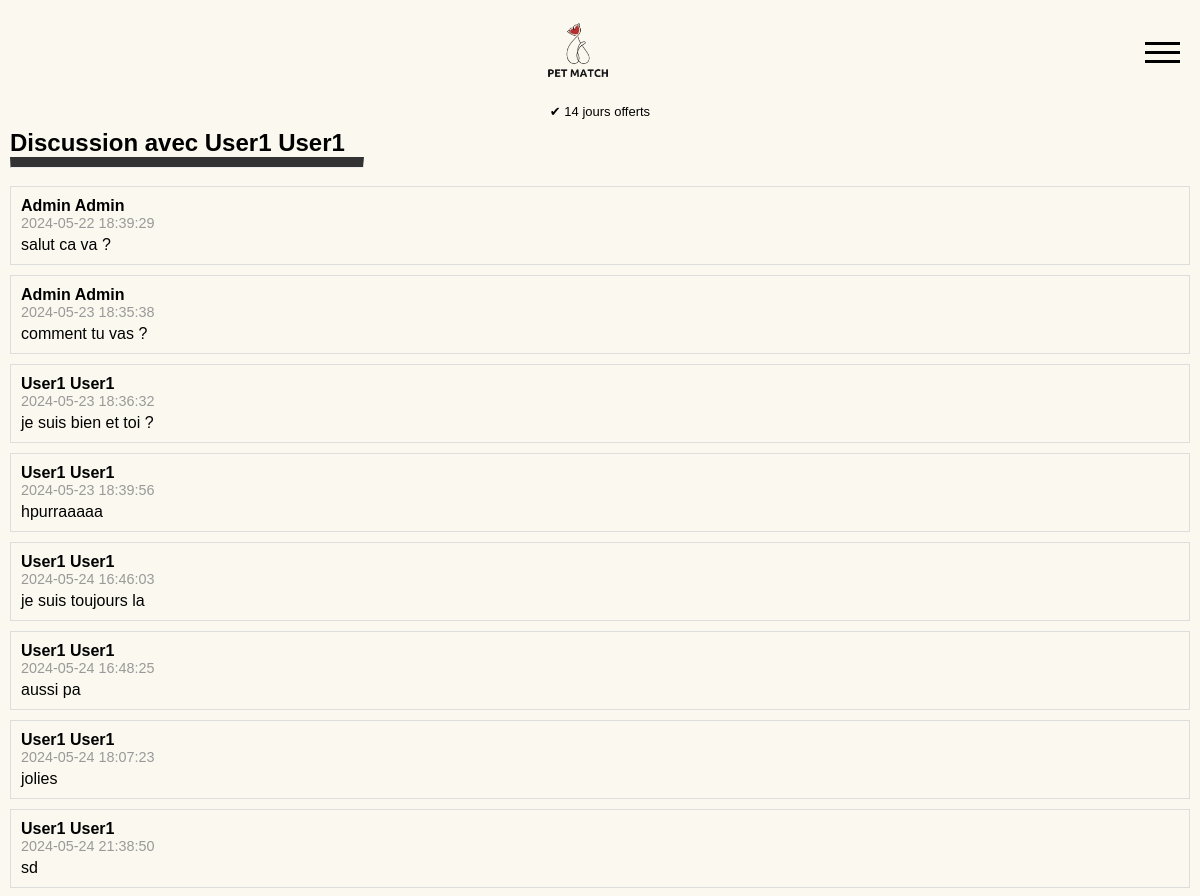
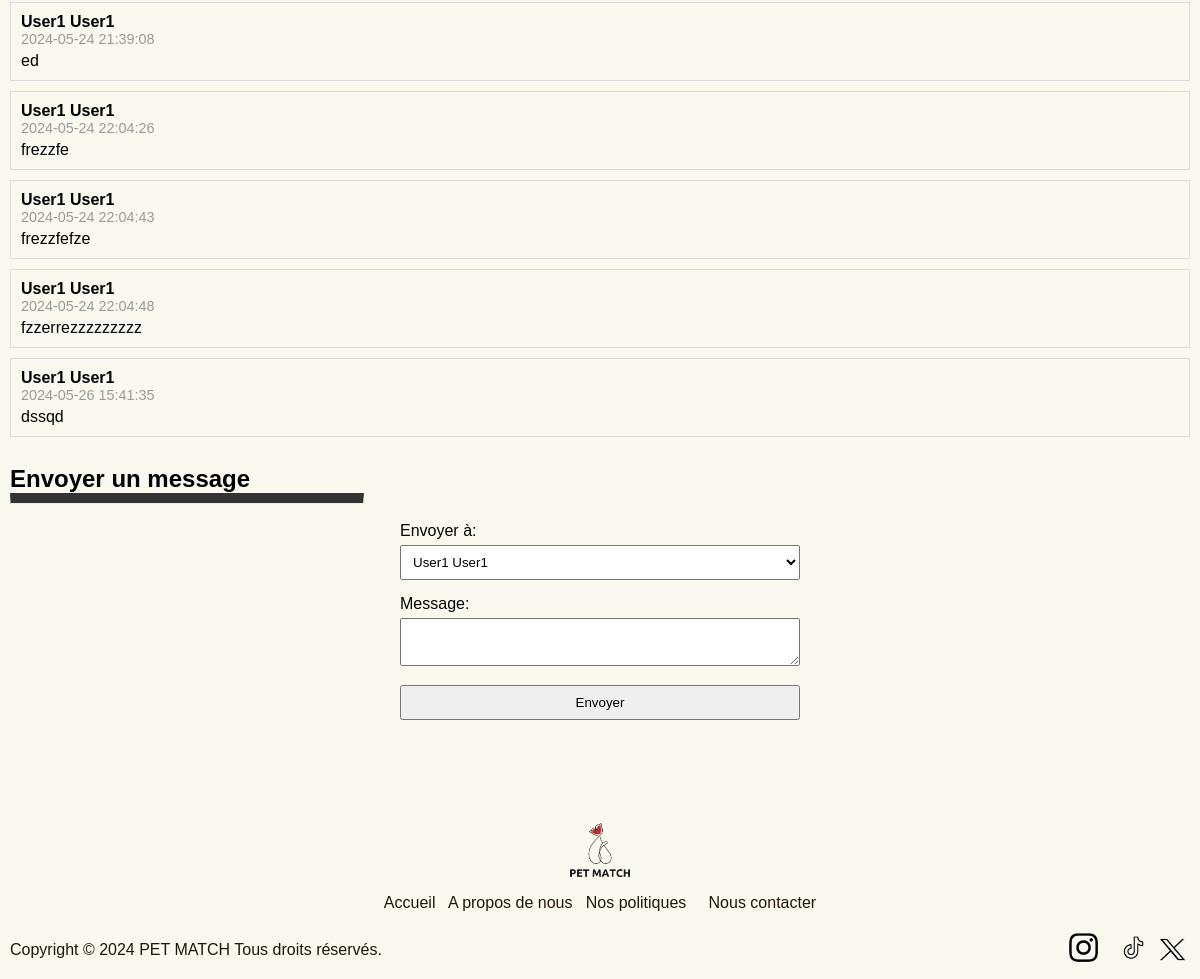
Page /feature/send_message.php?message_to_user_id=2 (signed in) on the committed database (2 pictures, top to bottom).
### tables this page shows
CREATE TABLE user (
    id INTEGER PRIMARY KEY AUTOINCREMENT,
    gender TEXT NOT NULL,
    firstname TEXT NOT NULL,
    lastname TEXT NOT NULL,
    email TEXT NOT NULL UNIQUE,
    password TEXT NOT NULL,
    phone TEXT NOT NULL,
    city TEXT NOT NULL,
    birthday TEXT NOT NULL,
    orientation TEXT NOT NULL,
    bio TEXT,
    is_admin INTEGER NOT NULL DEFAULT 0,
    blocked INTEGER NOT NULL DEFAULT 0,
    created_at TIMESTAMP DEFAULT CURRENT_TIMESTAMP,
    subscription TEXT,
    dog_breed TEXT NOT NULL
, "photo" TEXT);

CREATE TABLE messages (
    id INTEGER PRIMARY KEY AUTOINCREMENT,
    sender_id INTEGER NOT NULL,
    receiver_id INTEGER NOT NULL,
    content TEXT NOT NULL,
    sent_at TIMESTAMP DEFAULT CURRENT_TIMESTAMP,
    FOREIGN KEY (sender_id) REFERENCES user(id),
    FOREIGN KEY (receiver_id) REFERENCES user(id)
);

### feature/send_message.php (the view, shortened to what this page needs)
<?php include '../template/header.php'; ?>
<?php
$pdo = new PDO('sqlite:../DB/my_database.db');
$pdo->setAttribute(PDO::ATTR_ERRMODE, PDO::ERRMODE_EXCEPTION);
$user_id = $_SESSION['user_id'];
if (isset($_GET['message_to_user_id'])) {
    $receiver_id = $_GET['message_to_user_id'];
    $stmt = $pdo->prepare("SELECT * FROM user WHERE id = :id");
    $stmt->execute(['id' => $receiver_id]);
    $receiver = $stmt->fetch(PDO::FETCH_ASSOC);
    $sql = "SELECT m.*, u.firstname, u.lastname
            FROM messages m
            JOIN user u ON m.sender_id = u.id
            WHERE (m.sender_id = :user_id AND m.receiver_id = :receiver_id)
               OR (m.sender_id = :receiver_id AND m.receiver_id = :user_id)
            ORDER BY m.sent_at ASC";
    $stmt = $pdo->prepare($sql);
    $stmt->execute([
        'user_id' => $user_id,
        'receiver_id' => $receiver_id
    ]);
    $messages = $stmt->fetchAll(PDO::FETCH_ASSOC);
}
?>
<link rel="stylesheet" type="text/css" href="../css/send_message.css">
<body>
    <?php if (isset($messages)): ?>
        <h2>Discussion avec <?= htmlspecialchars($receiver['firstname'] . ' ' . $receiver['lastname']) ?></h2>
        <hr style="border-top: 10px solid #333; width:30%">
        <br>
        <?php foreach ($messages as $message): ?>
            <div class="message">
                <div class="sender">
                    <?= htmlspecialchars($message['firstname'] . ' ' . $message['lastname']) ?>
                </div>
                <div class="timestamp">
                    <?= htmlspecialchars($message['sent_at']) ?>
                </div>
                <div class="content">
                    <?= nl2br(htmlspecialchars($message['content'])) ?>
                </div>
            </div>
        <?php endforeach; ?>
    <?php endif; ?>
    <br>
    <h2>Envoyer un message</h2>
    <hr style="border-top: 10px solid #333; width:30%">
    <br>
    <form action="form/send_messageF.php" method="POST">
        <label>Envoyer à:</label>
        <select name="receiver_id" required>
            <?php
            if (!isset($_GET['message_to_user_id'])) {
                foreach ($matched_users as $user) {
                    echo "<option value='" . htmlspecialchars($user['id']) . "'>" .
                        htmlspecialchars($user['firstname'] . " " . $user['lastname']) .
                        "</option>";
                }
            } else {
                echo "<option value='" . htmlspecialchars($receiver['id']) . "'>" .
                    htmlspecialchars($receiver['firstname'] . " " . $receiver['lastname']) .
                    "</option>";
            }
            ?>
        </select>
        <label>Message:</label>
        <textarea name="content" required></textarea>
        <input type="submit" value="Envoyer">
    </form>
<?php include '../template/footer.php'; ?>

### template/header.php (shortened to what this page needs)
<!DOCTYPE html>
<html>
    <head>
        <link rel="stylesheet" href="../css/style.css">
        <link rel="stylesheet" href="../css/form.css">
    </head>
    <body>
        <nav>
            <div class="containerNav">
                <div class="left image2" style="display:flex;">
                </div>
                <div class="center">
                <?php
                    if (isset($_SESSION["user_id"])) {
                        echo "<a href='../user/home.php'><img src='../pic/logoSF.png' alt='Logo' width='auto' height='80px'></a>";
                    } else {
                        echo "<a href='../visitor/index.php'><img src='../pic/logoSF.png' alt='Logo' width='auto' height='80px'></a>";
                    }
                ?>
                </div>
                <div class="right">
                    <a href="#" id="openBtn">
                        <span class="burger-icon">
                        <span></span>
                        <span></span>
                        <span></span>
                        </span>
                    </a>
                </div>
            </div>
        </nav>
        <div class="center">
            <p style="font-size: small;">&#x2714; 14 jours offerts</p>
        </div>
        <main>

### template/footer.php (shortened to what this page needs)
</main>
        <footer>
            <div class="container">
                <div class="center"><img src="../pic/logoSF.png" alt="Logo" width="auto" height="80px"></div>
                <div class="center">
                    <?php
                        if (isset($_SESSION["user_id"])) {
                           echo "<a href='../user/home.php'>Accueil</a>";
                        } else {
                            echo "<a href='../visitor/index.php'>Accueil</a>";
                        }
                    ?>
                    <a href="../template/about_us.php" id="footer">A propos de nous</a>
                    <a href="../template/policy.php" id="footer">Nos politiques</a>
                    <a href="../template/contact.php" id="footer">Nous contacter</a>
                </div>
                <br>
                <div class="containerF network_pc">
                    <div class="left-text">Copyright &copy; 2024 PET MATCH Tous droits réservés.</div>
                    <div class="right-text">
                        <a class="right" href="#"><img src="../social_media/logo-insta-SF.png" width="35px" height="35px"></a>&nbsp;<a href="#"><img src="../social_media/logo-tiktok-SF.png" width="35px" height="35px"></a>&nbsp;<a href="#"><img src="../social_media/logo-x-SF.png" width="35px" height="31px"></a>
                    </div>
                </div>
            </div>
        </footer>
    </body>
</html>

### css/style.css (style rules this page uses)
* { margin: 0; padding: 0; box-sizing: border-box; }
html { height: 100%; background-color: #FBF9EF; }
body { min-height: 100%; display: block; flex-direction: column; font-family: "Arial", Sans-serif; background-color: #FBF9EF; }
main { flex : 1; padding: 10px; padding-bottom: 50px; background-color: #FBF9EF; }
p { color : #000000; }
a { color : rgb(0, 0, 0); cursor: pointer; text-decoration: underline; }
.containerNav { display: flex; flex-direction: row; justify-content: space-between; align-items: center; height: min-content; padding: 10px 10px 10px 0; }
.burger-icon span { display: block; width: 35px; height: 3px; background-color: rgb(0, 0, 0); margin: 6px 0; right: 25px; }
.left, .right { width: min-content; text-align: center; padding: 10px; }
.right { right: 0; }
.center { width: 100%; text-align: center; }
.container { margin-top: 15px; display: flex; width: 100%; flex-direction: column; justify-content: space-between; align-items: center; height: min-content; }
.network_pc { display: block; }
footer { color: #20150d; padding: 10px; display: flex; justify-content: space-between; align-items: center; position: relative; bottom : 0; width :100%; margin-top: auto; }
footer a { text-decoration: none; color: #20150d; }
.containerF { display: flex; justify-content: space-between; align-items: center; width: 100%; }
.left-text { flex: 1; }
.right-text { flex: 1; text-align: right; }

### css/send_message.css (style rules this page uses)
form { max-width: 400px; margin: auto; }
label { display: block; margin-bottom: 5px; }
input, select, textarea { width: 100%; margin-bottom: 15px; padding: 8px; }
.message { border: 1px solid #ddd; padding: 10px; margin-bottom: 10px; }
.sender { font-weight: bold; }
.content { margin-top: 5px; }
.timestamp { color: #999; font-size: 0.9em; }

### rows in the picture
user: firstname+lastname "User1 User1", receiver_id "User1 User1"
messages: sender.lastname "Admin Admin", sent_at "2024-05-22 18:39:29", content "salut ca va ?"
messages: sender.lastname "Admin Admin", sent_at "2024-05-23 18:35:38", content "comment tu vas ?"
messages: sender.lastname "User1 User1", sent_at "2024-05-23 18:36:32", content "je suis bien et toi ?"
messages: sender.lastname "User1 User1", sent_at "2024-05-23 18:39:56", content "hpurraaaaa"
messages: sender.lastname "User1 User1", sent_at "2024-05-24 16:46:03", content "je suis toujours la"
messages: sender.lastname "User1 User1", sent_at "2024-05-24 16:48:25", content "aussi pa"
messages: sender.lastname "User1 User1", sent_at "2024-05-24 18:07:23", content "jolies"
messages: sender.lastname "User1 User1", sent_at "2024-05-24 21:38:50", content "sd"
messages: sender.lastname "User1 User1", sent_at "2024-05-24 21:39:08", content "ed"
messages: sender.lastname "User1 User1", sent_at "2024-05-24 22:04:26", content "frezzfe"
messages: sender.lastname "User1 User1", sent_at "2024-05-24 22:04:43", content "frezzfefze"
messages: sender.lastname "User1 User1", sent_at "2024-05-24 22:04:48", content "fzzerrezzzzzzzzz"
messages: sender.lastname "User1 User1", sent_at "2024-05-26 15:41:35", content "dssqd"
